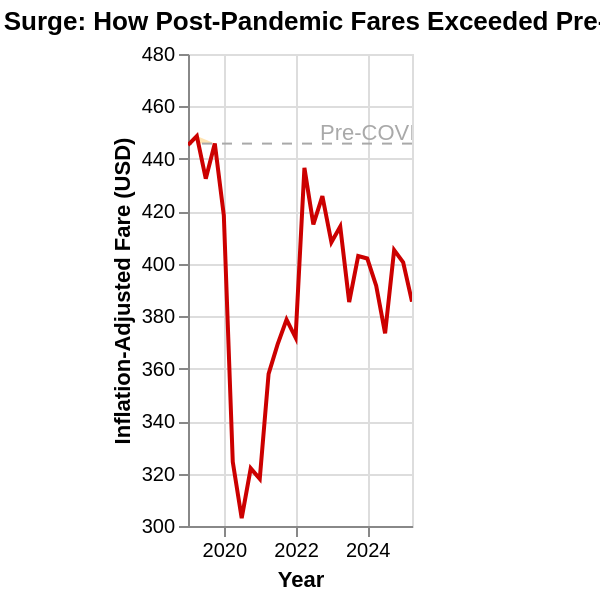

The code cell stored with this chart in its notebook:
### Code cell
import pandas as pd
import altair as alt

# --- 1. Load and Prepare Data ---
df_fares = pd.read_csv('Quarterly national level domestic average fare series.csv') 
df_fares['Date'] = pd.to_datetime(
    df_fares['Year'].astype(str) + '-' + (df_fares['Quarter'] * 3 - 2).astype(str) + '-01'
)

# --- 2. Define the Pre-Pandemic Baseline (Q4 2019) ---
# FIX: Explicitly convert to float for safe Altair/JSON substitution.
baseline_fare = float(df_fares[
    (df_fares['Year'] == 2019) & (df_fares['Quarter'] == 4)
]['Inflation-Adjusted'].iloc[0]) 

baseline_df = pd.DataFrame({'baseline': [baseline_fare]})

# Filter data to focus on the post-2018 period for better visual impact
df_surge = df_fares[df_fares['Year'] >= 2019]

# --- 3. Altair Chart Construction ---

# Reference Line at the Q4 2019 Inflation-Adjusted Price
reference_line = alt.Chart(baseline_df).mark_rule(
    strokeDash=[5, 5], 
    color='darkgray'
).encode(
    y=alt.Y('baseline:Q')
)

# Area Chart for the Surge (fills the space above the baseline)
area_surge = alt.Chart(df_surge).mark_area(
    clip=True,
    opacity=0.3,
    color='orange'
).encode(
    x='Date:T',
    y=alt.Y('Inflation-Adjusted:Q', scale=alt.Scale(domain=[300, 480])), 
    y2=alt.Y2(datum=baseline_fare) # y2 is anchored by the literal float value
).transform_filter(
    alt.datum['Inflation-Adjusted'] >= baseline_fare # Filter is anchored by the literal float value
)

# Main Line Chart (Inflation-Adjusted)
line_chart = alt.Chart(df_surge).mark_line(color='#cc0000').encode(
    x=alt.X('Date:T', title='Year'),
    y=alt.Y('Inflation-Adjusted:Q', title='Inflation-Adjusted Fare (USD)'),
    tooltip=[
        alt.Tooltip('Date:T', format='%Y-Q%q', title='Quarter'),
        alt.Tooltip('Inflation-Adjusted:Q', format='$.2f', title='Real Fare')
    ]
)

# Text Annotation for Baseline
text_label = alt.Chart(baseline_df).mark_text(
    align='left', 
    dx=10, 
    dy=-5, 
    color='darkgray', 
    fontSize=11,
    text=f'Pre-COVID Real Fare Baseline (${baseline_fare:,.2f})'
).encode(
    y=alt.Y('baseline:Q')
)

# Final Layering
chart_surge = (area_surge + reference_line + line_chart + text_label).interactive().properties(
    title='The Real Cost Surge: How Post-Pandemic Fares Exceeded Pre-COVID Levels'
)

chart_surge

### Figure 1 — Vega-Lite specification as saved in the notebook (floating-point values rounded to 4 significant figures)
{"config": {"view": {"continuousWidth": 300, "continuousHeight": 300}}, "layer": [{"data": {"name": "data-d21b993acfc9842a82d082cc8059fdc9"}, "mark": {"type": "area", "clip": true, "color": "orange", "opacity": 0.3}, "encoding": {"x": {"field": "Date", "type": "temporal"}, "y": {"field": "Inflation-Adjusted", "scale": {"domain": [300, 480]}, "type": "quantitative"}, "y2": {"datum": 445.8}}, "name": "view_25", "transform": [{"filter": "(datum['Inflation-Adjusted'] >= 445.83)"}]}, {"data": {"name": "data-9fc4a4b9a9cd83f99b48690ed56ca487"}, "mark": {"type": "rule", "color": "darkgray", "strokeDash": [5, 5]}, "encoding": {"y": {"field": "baseline", "type": "quantitative"}}}, {"data": {"name": "data-d21b993acfc9842a82d082cc8059fdc9"}, "mark": {"type": "line", "color": "#cc0000"}, "encoding": {"tooltip": [{"field": "Date", "format": "%Y-Q%q", "title": "Quarter", "type": "temporal"}, {"field": "Inflation-Adjusted", "format": "$.2f", "title": "Real Fare", "type": "quantitative"}], "x": {"field": "Date", "title": "Year", "type": "temporal"}, "y": {"field": "Inflation-Adjusted", "title": "Inflation-Adjusted Fare (USD)", "type": "quantitative"}}}, {"data": {"name": "data-9fc4a4b9a9cd83f99b48690ed56ca487"}, "mark": {"type": "text", "align": "left", "color": "darkgray", "dx": 10, "dy": -5, "fontSize": 11, "text": "Pre-COVID Real Fare Baseline ($445.83)"}, "encoding": {"y": {"field": "baseline", "type": "quantitative"}}}], "params": [{"name": "param_26", "select": {"type": "interval", "encodings": ["x", "y"]}, "bind": "scales", "views": ["view_25"]}], "title": "The Real Cost Surge: How Post-Pandemic Fares Exceeded Pre-COVID Levels", "$schema": "https://vega.github.io/schema/vega-lite/v5.20.1.json", "datasets": {"data-d21b993acfc9842a82d082cc8059fdc9": [{"Year": 2019, "Quarter": 1, "Current": 350.1, "Inflation-Adjusted": 445.2, "Date": "2019-01-01T00:00:00"}, {"Year": 2019, "Quarter": 2, "Current": 357.1, "Inflation-Adjusted": 448.7, "Date": "2019-04-01T00:00:00"}, {"Year": 2019, "Quarter": 3, "Current": 345.1, "Inflation-Adjusted": 432.5, "Date": "2019-07-01T00:00:00"}, {"Year": 2019, "Quarter": 4, "Current": 356.5, "Inflation-Adjusted": 445.8, "Date": "2019-10-01T00:00:00"}, {"Year": 2020, "Quarter": 1, "Current": 336.0, "Inflation-Adjusted": 418.4, "Date": "2020-01-01T00:00:00"}, {"Year": 2020, "Quarter": 2, "Current": 259.1, "Inflation-Adjusted": 324.4, "Date": "2020-04-01T00:00:00"}, {"Year": 2020, "Quarter": 3, "Current": 244.7, "Inflation-Adjusted": 303.0, "Date": "2020-07-01T00:00:00"}, {"Year": 2020, "Quarter": 4, "Current": 260.7, "Inflation-Adjusted": 322.0, "Date": "2020-10-01T00:00:00"}, {"Year": 2021, "Quarter": 1, "Current": 260.2, "Inflation-Adjusted": 318.0, "Date": "2021-01-01T00:00:00"}, {"Year": 2021, "Quarter": 2, "Current": 299.8, "Inflation-Adjusted": 358.0, "Date": "2021-04-01T00:00:00"}, {"Year": 2021, "Quarter": 3, "Current": 314.1, "Inflation-Adjusted": 369.1, "Date": "2021-07-01T00:00:00"}, {"Year": 2021, "Quarter": 4, "Current": 327.1, "Inflation-Adjusted": 378.8, "Date": "2021-10-01T00:00:00"}, {"Year": 2022, "Quarter": 1, "Current": 328.5, "Inflation-Adjusted": 371.8, "Date": "2022-01-01T00:00:00"}, {"Year": 2022, "Quarter": 2, "Current": 397.2, "Inflation-Adjusted": 436.6, "Date": "2022-04-01T00:00:00"}, {"Year": 2022, "Quarter": 3, "Current": 382.5, "Inflation-Adjusted": 415.1, "Date": "2022-07-01T00:00:00"}, {"Year": 2022, "Quarter": 4, "Current": 393.9, "Inflation-Adjusted": 425.8, "Date": "2022-10-01T00:00:00"}, {"Year": 2023, "Quarter": 1, "Current": 381.6, "Inflation-Adjusted": 408.2, "Date": "2023-01-01T00:00:00"}, {"Year": 2023, "Quarter": 2, "Current": 391.8, "Inflation-Adjusted": 414.2, "Date": "2023-04-01T00:00:00"}, {"Year": 2023, "Quarter": 3, "Current": 367.7, "Inflation-Adjusted": 385.4, "Date": "2023-07-01T00:00:00"}, {"Year": 2023, "Quarter": 4, "Current": 384.9, "Inflation-Adjusted": 403.0, "Date": "2023-10-01T00:00:00"}, {"Year": 2024, "Quarter": 1, "Current": 387.9, "Inflation-Adjusted": 402.0, "Date": "2024-01-01T00:00:00"}, {"Year": 2024, "Quarter": 2, "Current": 382.3, "Inflation-Adjusted": 391.6, "Date": "2024-04-01T00:00:00"}, {"Year": 2024, "Quarter": 3, "Current": 365.6, "Inflation-Adjusted": 373.5, "Date": "2024-07-01T00:00:00"}, {"Year": 2024, "Quarter": 4, "Current": 397.7, "Inflation-Adjusted": 405.3, "Date": "2024-10-01T00:00:00"}, {"Year": 2025, "Quarter": 1, "Current": 397.2, "Inflation-Adjusted": 400.6, "Date": "2025-01-01T00:00:00"}, {"Year": 2025, "Quarter": 2, "Current": 385.6, "Inflation-Adjusted": 385.6, "Date": "2025-04-01T00:00:00"}], "data-9fc4a4b9a9cd83f99b48690ed56ca487": [{"baseline": 445.8}]}, "autosize": {"type": "fit", "contains": "padding"}, "width": "container"}
